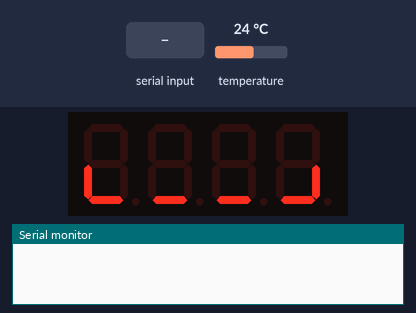
This sketch was run on a simulated Arduino Uno, built with avr-gcc and run on an emulated ATmega328P. Shown: 4-digit seven-segment display, the last lines printed to the serial monitor. The test bench sets the inputs (shaded band); at power-on: temperature 24 °C. The local clock reads 2024-03-15 10:24:30 at power-on unless the sketch sets it.

Above: at 4.26 s.
4.3 s: "$" received over Serial
At 6.2 s:
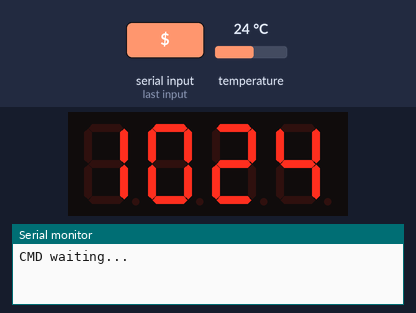
At 21.3 s:
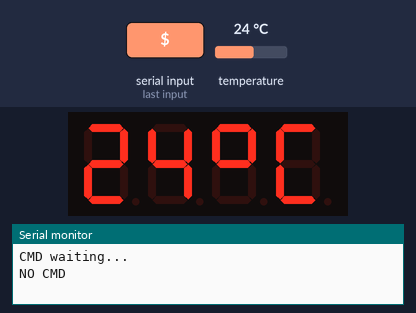
Timing chart, 0 to 21.6 s (numbered marks = the images above; inputs shaded):
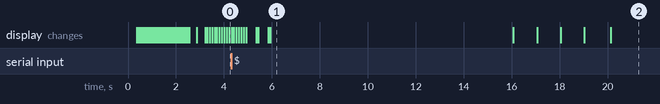

The sketch:

clock_tm1637.ino
```cpp
#include <Arduino.h>
#include <TM1637TinyDisplay.h>
#include <EEPROM.h>
#include "everytime.h"

#define CLK 3
#define DIO 2

TM1637TinyDisplay display(CLK, DIO);

const uint8_t anim[17][4] PROGMEM =
{
  { 0x00, 0x00, 0x00, 0x00 },
  { 0x00, 0x00, 0x00, 0x00 },
  { 0x00, 0x06, 0x30, 0x00 },
  { 0x00, 0x36, 0x36, 0x00 },
  { 0x06, 0x36, 0x36, 0x30 },
  { 0x36, 0x36, 0x36, 0x36 },
  { 0x7f, 0x7f, 0x7f, 0x7f },
  { 0x7f, 0x7f, 0x7f, 0x7f },
  { 0x7f, 0x7f, 0x7f, 0x7f },
  { 0x7f, 0x7f, 0x7f, 0x7f },
  { 0x7f, 0xff, 0x7f, 0x7f },
  { 0x7f, 0xff, 0x7f, 0x7f },
  { 0x7f, 0xff, 0x7f, 0x7f },
  { 0x7f, 0xff, 0x7f, 0x7f },
  { 0x7f, 0xff, 0x7f, 0x7f },
  { 0x00, 0x00, 0x00, 0x00 },
  { 0x00, 0x00, 0x00, 0x00 },
};

const uint8_t anim2[32][4] PROGMEM =
{
  { 0x20, 0x00, 0x00, 0x00 },  // Frame 0
  { 0x21, 0x00, 0x00, 0x00 },  // Frame 1
  { 0x21, 0x01, 0x00, 0x00 },  // Frame 2
  { 0x21, 0x01, 0x01, 0x00 },  // Frame 3
  { 0x21, 0x01, 0x01, 0x01 },  // Frame 4
  { 0x21, 0x01, 0x01, 0x03 },  // Frame 5
  { 0x21, 0x01, 0x01, 0x07 },  // Frame 6
  { 0x21, 0x01, 0x01, 0x0f },  // Frame 7
  { 0x21, 0x01, 0x09, 0x0f },  // Frame 8
  { 0x21, 0x09, 0x09, 0x0f },  // Frame 9
  { 0x29, 0x09, 0x09, 0x0f },  // Frame 10
  { 0x39, 0x09, 0x09, 0x0f },  // Frame 11
  { 0x79, 0x09, 0x09, 0x0f },  // Frame 12
  { 0x79, 0x49, 0x09, 0x0f },  // Frame 13
  { 0x79, 0x49, 0x49, 0x0f },  // Frame 14
  { 0x79, 0x49, 0x49, 0x4f },  // Frame 15
  { 0x79, 0x49, 0x49, 0x6f },  // Frame 16
  { 0x79, 0x49, 0x49, 0x7f },  // Frame 17
  { 0x79, 0x49, 0x4b, 0x7f },  // Frame 18
  { 0x79, 0x49, 0x4f, 0x7f },  // Frame 19
  { 0x79, 0x49, 0x6f, 0x7f },  // Frame 20
  { 0x79, 0x49, 0x7f, 0x7f },  // Frame 21
  { 0x79, 0x4b, 0x7f, 0x7f },  // Frame 22
  { 0x79, 0x4f, 0x7f, 0x7f },  // Frame 23
  { 0x79, 0x6f, 0x7f, 0x7f },  // Frame 24
  { 0x79, 0x7f, 0x7f, 0x7f },  // Frame 25
  { 0x7b, 0x7f, 0x7f, 0x7f },  // Frame 26
  { 0x7f, 0x7f, 0x7f, 0x7f },  // Frame 27
  { 0x7f, 0x7f, 0x7f, 0x7f },  // Frame 28
  { 0x7f, 0x7f, 0x7f, 0x7f },  // Frame 29
  { 0x7f, 0x7f, 0x7f, 0x7f },  // Frame 30
  { 0x00, 0x00, 0x00, 0x00 },  // Frame 31
};

const uint8_t animHour[28][4] PROGMEM =
{
  { 0x00, 0x00, 0x00, 0x00 },  // Frame 0
  { 0x00, 0x08, 0x08, 0x00 },  // Frame 1
  { 0x08, 0x00, 0x00, 0x08 },  // Frame 2
  { 0x10, 0x00, 0x00, 0x04 },  // Frame 3
  { 0x20, 0x00, 0x00, 0x02 },  // Frame 4
  { 0x01, 0x00, 0x00, 0x01 },  // Frame 5
  { 0x00, 0x01, 0x01, 0x00 },  // Frame 6
  { 0x00, 0x02, 0x20, 0x00 },  // Frame 7
  { 0x00, 0x04, 0x10, 0x00 },  // Frame 8
  { 0x00, 0x08, 0x08, 0x00 },  // Frame 9
  { 0x08, 0x08, 0x08, 0x08 },  // Frame 10
  { 0x18, 0x08, 0x08, 0x0c },  // Frame 11
  { 0x38, 0x08, 0x08, 0x0e },  // Frame 12
  { 0x39, 0x08, 0x08, 0x0f },  // Frame 13
  { 0x39, 0x09, 0x09, 0x0f },  // Frame 14
  { 0x39, 0x0b, 0x29, 0x0f },  // Frame 15
  { 0x39, 0x0f, 0x39, 0x0f },  // Frame 16
  { 0x79, 0x4f, 0x79, 0x4f },  // Frame 17
  { 0x7f, 0x7f, 0x7f, 0x7f },  // Frame 18
  { 0x7f, 0x7f, 0x7f, 0x7f },  // Frame 19
  { 0x7f, 0x7f, 0x7f, 0x7f },  // Frame 20
  { 0x7f, 0x7f, 0x7f, 0x7f },  // Frame 21
  { 0x00, 0x00, 0x00, 0x00 },  // Frame 22
  { 0x7f, 0x7f, 0x7f, 0x7f },  // Frame 23
  { 0x7f, 0x7f, 0x7f, 0x7f },  // Frame 24
  { 0x7f, 0x7f, 0x7f, 0x7f },  // Frame 25
  { 0x7f, 0x7f, 0x7f, 0x7f },  // Frame 26
  { 0x00, 0x00, 0x00, 0x00 },  // Frame 27
};

#include <DS3231.h>
#include <Wire.h>

DS3231 rtc;

#define TIME_UPDATE_INTERVAL 50
unsigned long timeToUpdateDisplay;

#define SHOW_TIME_INTERVAL 17000
#define SHOW_TEMP_INTERVAL 3000
unsigned long timeToChangeShow;
bool temperature_first_show = true;

enum SHOW_MODE
{
  SHOW_TEMP,
  SHOW_HOUR_MIN,
  SHOW_MIN_SEC,
};

uint8_t prevHour = 0xff;

SHOW_MODE showMode = SHOW_HOUR_MIN;

float temperature = 0;

int EEPROM_ADDR_BRIGHTNESS = 0xb;
uint8_t bright = 0;

void startup_animation()
{
  // online tools for 7-seg leds
  // http://www.uize.com/examples/seven-segment-display.html
  // https://jasonacox.github.io/TM1637TinyDisplay/examples/7-segment-animator.html

  display.clear();
  display.setBrightness(7);
  display.showAnimation_P(anim2, FRAMES(anim2), TIME_MS(60));
  display.setBrightness(bright);
  delay(100);
}

void print_temperature()
{
  int t = int(temperature);
  display.showNumber(t, false, 2, 0);
  char s[3] = { 176, 67, 0 };
  display.showString(s, 2, 2);
}

void print_date_time()
{
  DateTime now = RTClib::now();

  if (prevHour != now.hour())
  {
    display.showAnimation_P(animHour, FRAMES(animHour), TIME_MS(80));
  }
  prevHour = now.hour();

  // int d = 100 * now.minute() + now.second();
  int d = 100 * now.hour() + now.minute();
  uint8_t dots = ((now.second() & 1) == 0) ? 0x40 : 0;

  display.showNumberDec(d, dots, true);
}

void setupTimeFromSerial()
{
  // Wait $2211301830453$
  //       YYMMDDHHMMSSbrightness 1..7
  Serial.println("CMD waiting...");
  bool cmdReady = false;
  unsigned long timeToBreak = millis() + 10000;
  char str[20];
  int cmdLen = 15;
  int i = 0;
  while (!cmdReady)
  {
    if (millis() > timeToBreak)
    {
      break;
    }
    if (Serial.available())
    {
      byte c = Serial.read();
      str[i] = c;
      i++;
      if (i == cmdLen)
      {
        Serial.println("CMD read Ok");
        cmdReady = true;
      }
    }
  }

  if (cmdReady && (str[0] == '$') && (str[cmdLen - 1] == '$'))
  {
    byte year = ((byte)str[1] - 48) * 10 + (byte)str[2] - 48;
    byte month = ((byte)str[3] - 48) * 10 + (byte)str[4] - 48;
    byte date = ((byte)str[5] - 48) * 10 + (byte)str[6] - 48;
    byte hour = ((byte)str[7] - 48) * 10 + (byte)str[8] - 48;
    byte minute = ((byte)str[9] - 48) * 10 + (byte)str[10] - 48;
    byte second = ((byte)str[11] - 48) * 10 + (byte)str[12] - 48;

    bright = (byte)str[13] - 48;
    if (bright > 7)
    {
      bright = 7;
    }
    EEPROM.update(EEPROM_ADDR_BRIGHTNESS, bright);

    rtc.setClockMode(false);  // set to 24h
    rtc.setYear(year);
    rtc.setMonth(month);
    rtc.setDate(date);
    rtc.setHour(hour);
    rtc.setMinute(minute);
    rtc.setSecond(second);
    rtc.enableOscillator(true, false, 0);  // enable osc on battery, without external power

    Serial.println("RTC set Ok");

    uint8_t segs[] = { 0x00, 0x6e, 0x79, 0x6d };
    display.setSegments(segs, 4, 0);
    display.setBrightness(bright);
    delay(2000);
  }
  else
  {
    Serial.println("NO CMD");
  }
}

void setup()
{
  delay(250);
  Serial.begin(115200);
  Wire.begin();
  display.clear();
  display.setBrightness(0);
  bright = EEPROM.read(EEPROM_ADDR_BRIGHTNESS);
  if (bright > 7)
  {
    bright = 7;  // яркость, 0 - 7 (минимум - максимум)
  }
  startup_animation();
  timeToUpdateDisplay = millis() + TIME_UPDATE_INTERVAL;
  timeToChangeShow = millis() + SHOW_TIME_INTERVAL;
  temperature = rtc.getTemperature();
}

SHOW_MODE nextShowMode(SHOW_MODE s)
{
  if (s == SHOW_HOUR_MIN)
  {
    return SHOW_TEMP;
  }
  if (s == SHOW_TEMP)
  {
    return SHOW_HOUR_MIN;
  }
}

void loop()
{
  if (millis() > timeToUpdateDisplay)
  {
    if (showMode == SHOW_HOUR_MIN)
    {
      print_date_time();
    }
    if (showMode == SHOW_TEMP)
    {
      print_temperature();
      temperature_first_show = false;
    }
    timeToUpdateDisplay = millis() + TIME_UPDATE_INTERVAL;
  }

  if (millis() > timeToChangeShow)
  {
    showMode = nextShowMode(showMode);
    if (!temperature_first_show)
    {
      // temperature only once
      showMode = SHOW_HOUR_MIN;
    }
    if (showMode == SHOW_HOUR_MIN)
    {
      timeToChangeShow = millis() + SHOW_TIME_INTERVAL;
      temperature = rtc.getTemperature();
    }
    if (showMode == SHOW_TEMP)
    {
      timeToChangeShow = millis() + SHOW_TEMP_INTERVAL;
    }
  }

  delay(10);

  if (Serial.available())
  {
    setupTimeFromSerial();
  }
}
```

everytime.h
```cpp
#pragma once

#include <Arduino.h>
#include <stdint.h>

#define GET_MILLIS millis

static inline uint16_t div1024_32_16(uint32_t in32)
{
    uint16_t out16 = (in32 >> 10) & 0xFFFF;
    return out16;
}

static inline uint16_t bseconds16()
{
    uint32_t ms = GET_MILLIS();
    uint16_t s16;
    s16 = div1024_32_16(ms);
    return s16;
}

static inline uint16_t seconds16()
{
    uint32_t ms = GET_MILLIS();
    uint16_t s16;
    s16 = ms / 1000;
    return s16;
}

static inline uint16_t minutes16()
{
    uint32_t ms = GET_MILLIS();
    uint16_t m16;
    m16 = (ms / (60000L)) & 0xFFFF;
    return m16;
}

/// Return the current hours since boot in an 8-bit value.  Used as part of the
/// "every N time-periods" mechanism
static inline uint8_t hours8()
{
    uint32_t ms = GET_MILLIS();
    uint8_t h8;
    h8 = (ms / (3600000L)) & 0xFF;
    return h8;
}

template<typename timeType, timeType(*timeGetter)()>
class CEveryNTimePeriods
{
    public:
        timeType mPrevTrigger;
        timeType mPeriod;

        CEveryNTimePeriods()
        {
            reset();
            mPeriod = 1;
        };
        CEveryNTimePeriods(timeType period)
        {
            reset();
            setPeriod(period);
        };
        void setPeriod(timeType period)
        {
            mPeriod = period;
        };
        timeType getTime()
        {
            return (timeType)(timeGetter());
        };
        timeType getPeriod()
        {
            return mPeriod;
        };
        timeType getElapsed()
        {
            return getTime() - mPrevTrigger;
        }
        timeType getRemaining()
        {
            return mPeriod - getElapsed();
        }
        timeType getLastTriggerTime()
        {
            return mPrevTrigger;
        }
        bool ready()
        {
            bool isReady = (getElapsed() >= mPeriod);
            if (isReady)
            {
                reset();
            }
            return isReady;
        }
        void reset()
        {
            mPrevTrigger = getTime();
        };
        void trigger()
        {
            mPrevTrigger = getTime() - mPeriod;
        };

        operator bool()
        {
            return ready();
        }
};
typedef CEveryNTimePeriods<uint16_t, seconds16> CEveryNSeconds;
typedef CEveryNTimePeriods<uint16_t, bseconds16> CEveryNBSeconds;
typedef CEveryNTimePeriods<unsigned long, millis> CEveryNMillis;
typedef CEveryNTimePeriods<uint16_t, minutes16> CEveryNMinutes;
typedef CEveryNTimePeriods<uint8_t, hours8> CEveryNHours;

#define CONCAT_HELPER( x, y ) x##y
#define CONCAT_MACRO( x, y ) CONCAT_HELPER( x, y )
#define EVERY_N_MILLIS(N) EVERY_N_MILLIS_I(CONCAT_MACRO(PER, __COUNTER__ ),N)
#define EVERY_N_MILLIS_I(NAME,N) static CEveryNMillis NAME(N); if( NAME )
#define EVERY_N_SECONDS(N) EVERY_N_SECONDS_I(CONCAT_MACRO(PER, __COUNTER__ ),N)
#define EVERY_N_SECONDS_I(NAME,N) static CEveryNSeconds NAME(N); if( NAME )
#define EVERY_N_BSECONDS(N) EVERY_N_BSECONDS_I(CONCAT_MACRO(PER, __COUNTER__ ),N)
#define EVERY_N_BSECONDS_I(NAME,N) static CEveryNBSeconds NAME(N); if( NAME )
#define EVERY_N_MINUTES(N) EVERY_N_MINUTES_I(CONCAT_MACRO(PER, __COUNTER__ ),N)
#define EVERY_N_MINUTES_I(NAME,N) static CEveryNMinutes NAME(N); if( NAME )
#define EVERY_N_HOURS(N) EVERY_N_HOURS_I(CONCAT_MACRO(PER, __COUNTER__ ),N)
#define EVERY_N_HOURS_I(NAME,N) static CEveryNHours NAME(N); if( NAME )

#define CEveryNMilliseconds CEveryNMillis
#define EVERY_N_MILLISECONDS(N) EVERY_N_MILLIS(N)
#define EVERY_N_MILLISECONDS_I(NAME,N) EVERY_N_MILLIS_I(NAME,N)
```
